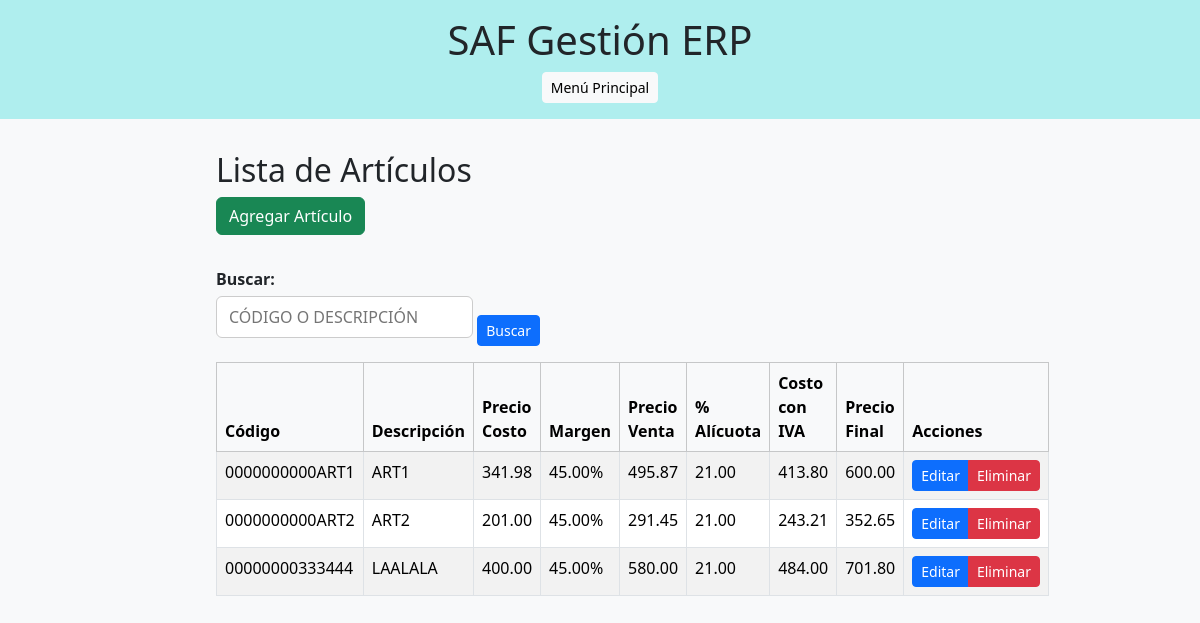
The page /lista/ on the database as committed earlier.
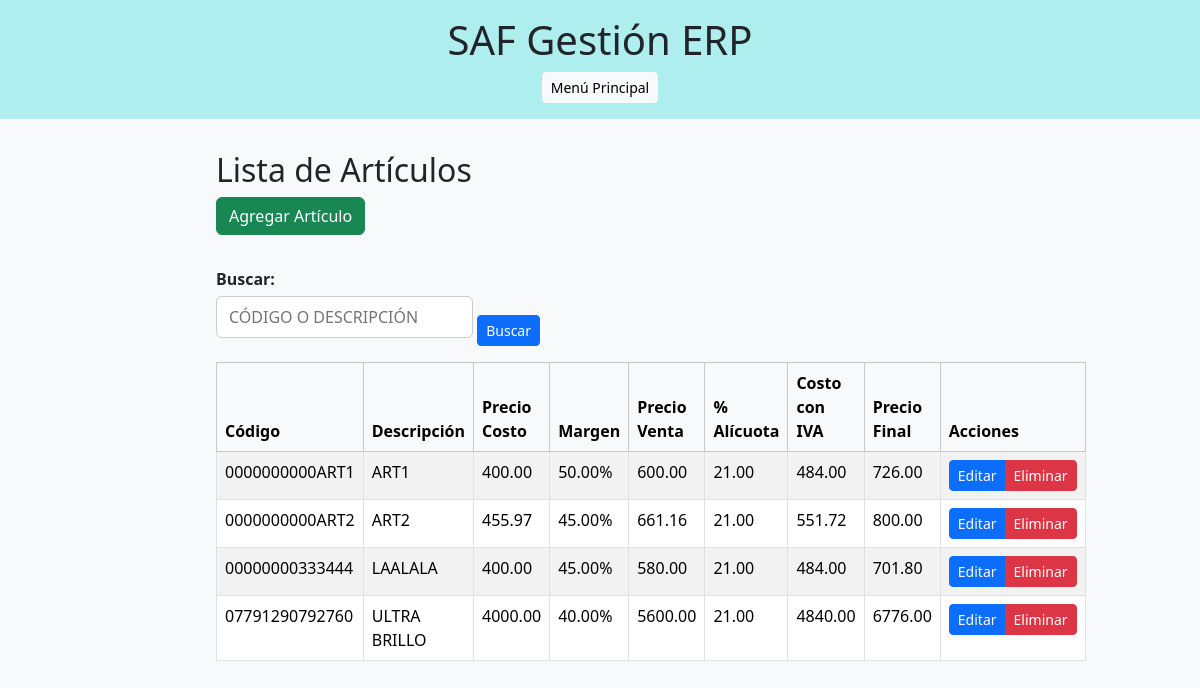
The same page on the database as committed later.
### articulos/models.py (models this page shows, shortened)
class UpperCaseMixin:
    def save(self, *args, **kwargs):
        for field in self._meta.fields:
            if isinstance(field, models.CharField) and getattr(self, field.name):
                setattr(self, field.name, getattr(self, field.name).upper())
        super().save(*args, **kwargs)

class Articulo(UpperCaseMixin, models.Model):
    codart = models.CharField(
        "Código",
        max_length=14,
        unique=True,
        validators=[
            RegexValidator(
                regex=r'^[A-Z0-9]+$',
                message='Solo se permiten letras mayúsculas y números.'
            )
        ],
        help_text='14 caracteres, se completa con ceros a la izquierda.'
    )
    descrip = models.CharField("Descripción", max_length=80)
    marca = models.ForeignKey('Marca', on_delete=models.PROTECT, blank=True, null=True)
    rubro = models.ForeignKey('Rubro', on_delete=models.PROTECT, blank=True, null=True)
    subrubro = models.ForeignKey('Subrubro', on_delete=models.PROTECT, blank=True, null=True)
    precosto = models.DecimalField("Precio Costo", max_digits=12, decimal_places=2, validators=[MinValueValidator(0)])
    margen = models.DecimalField("Margen %", max_digits=6, decimal_places=2, default=0)
    ncodalic = models.ForeignKey('Alicuota', verbose_name="Código Alícuota", on_delete=models.PROTECT)
    alic = models.DecimalField("% Alícuota", max_digits=5, decimal_places=2, editable=False, null=True, default=0)
    costoiva = models.DecimalField("Costo con IVA", max_digits=12, decimal_places=2, null=True, default=0)
    preventa = models.DecimalField("Precio Venta (sin IVA)", max_digits=12, decimal_places=2, null=True, default=0)
    prefinal = models.DecimalField(
        "Precio Final (con IVA)",
        max_digits=12,
        decimal_places=2,
        null=True,
        default=0,
        blank=True,
        validators=[MinValueValidator(0)]
    )
    fecultmod = models.DateField(null=True, blank=True)
    modo_calculo = models.CharField(
        max_length=1,
        choices=[('C', 'Costo → Final'), ('F', 'Final → Costo')],
        default='C'
    )

### articulos/views.py (the view)
# urls.py: path('lista/', views.lista_articulos, name='lista_articulos'),
def lista_articulos(request):
    articulos = Articulo.objects.all().order_by('codart')
    q = request.GET.get('q', '')
    if q:
        articulos = articulos.filter(
            Q(codart__icontains=q) |
            Q(descrip__icontains=q)
        )
    return render(request, 'articulos/lista.html', {'articulos': articulos})

### articulos/templates/articulos/lista.html (shortened to what this page needs)
{% extends "articulos/base.html" %}
{% block content %}
<h2>Lista de Artículos</h2>
<a class="btn btn-success mb-3" href="{% url 'agregar_articulo' %}">Agregar Artículo</a>
<form method="get" class="mb-3">
  <label>Buscar:</label>
  <input type="text"
       name="q"
       id="buscar"
       value="{{ query }}"
       placeholder="CÓDIGO O DESCRIPCIÓN"
       maxlength="80"
       oninput="this.value = this.value.toUpperCase();">
  <button type="submit" class="btn btn-sm btn-primary">Buscar</button>
</form>
<table class="table table-striped table-bordered">
    <thead class="table-light">
        <tr>
            <th style="width: 120px;">Código</th>
            <th style="width: 35%;">Descripción</th>
            <th>Precio Costo</th>
            <th>Margen</th>
            <th>Precio Venta</th>
            <th>% Alícuota</th>
            <th>Costo con IVA</th>
            <th>Precio Final</th>
            <th style="width: 150px;">Acciones</th>
        </tr>
    </thead>
    <tbody>
        {% for articulo in articulos %}
        <tr>
            <td>{{ articulo.codart }}</td>
            <td>{{ articulo.descrip }}</td>
            <td>{{ articulo.precosto|floatformat:2 }}</td>
            <td>{{ articulo.margen|floatformat:2 }}%</td>
            <td>{{ articulo.preventa }}</td>
            <td>{{ articulo.alic }}</td>
            <td>{{ articulo.costoiva }}</td>
            <td>
                {% if articulo.prefinal %}
                    {{ articulo.prefinal|floatformat:2 }}
                {% else %}
                    -
                {% endif %}
            </td>
            <td>
                <div class="btn-group" role="group">
                    <a href="{% url 'modificar_articulo' articulo.id %}"
                       class="btn btn-sm btn-primary">Editar</a>
                    <a href="{% url 'eliminar_articulo' articulo.id %}"
                       class="btn btn-sm btn-danger"
                       onclick="return confirm('¿Está seguro que desea eliminar el artículo {{ articulo.descrip }}?');">
                        Eliminar
                    </a>
                </div>
            </td>
        </tr>
        {% empty %}
        <tr>
            <td colspan="9" class="text-center">No hay artículos cargados.</td>
        </tr>
        {% endfor %}
    </tbody>
</table>
{% endblock %}

### articulos/templates/articulos/base.html (shortened to what this page needs)
{% load static %}
<!DOCTYPE html>
<html lang="es">
<head>
	<link href="https://cdn.jsdelivr.net/npm/bootstrap@5.3.2/dist/css/bootstrap.min.css" rel="stylesheet">
    <link rel="stylesheet" href="{% static 'articulos/css/styles.css' %}">
</head>
<body>
    <header>
    <h1>SAF Gestión ERP</h1>
		<nav>
			<a href="{% url 'menu_principal' %}" class="btn btn-light btn-sm">
				 Menú Principal
			</a>
		</nav>
	</header>
	<main>
        {% block content %}
        {% endblock %}
    </main>
</body>
</html>

### articulos/static/articulos/css/styles.css (style rules this page uses)
body, input, button, label, textarea, select { font-family: 'Segoe UI', Arial, Helvetica, sans-serif !important; }
body { background-color: #f8f9fa; color: #212529; margin: 0; padding: 0; }
header { background-color: rgb(175, 238, 238); color: #212529; padding: 1rem 1.5rem; text-align: center; }
main { max-width: 800px; margin: 2rem auto; padding: 0 1rem; }
form label { display: block; margin-top: 1rem; font-weight: bold; }
form input[type="text"], form input[type="number"], form input[type="password"], form select, form textarea { font-size: 1rem; border: 1px solid #ccc; border-radius: 6px; padding: 0.5rem 0.75rem; transition: all 0.2s ease-in-out; width: auto; }
form input[type="submit"], form button { margin-top: 1.5rem; border: none; border-radius: 6px; padding: 0.6rem 1rem; background-color: #0078D7; color: #fff; cursor: pointer; transition: background-color 0.2s; }
#buscar { text-transform: uppercase; }

### articulos/templates/articulos/base.html (style rules this page uses)
body, input, select, textarea, button { font-family: 'Segoe UI', Tahoma, Geneva, Verdana, sans-serif; }

Rows that differ between the two databases and show on the page:
changed Articulo "0000000000ART1": precosto "341.98" → "400.00"; margen "45.00" → "50.00"; preventa "495.87" → "600.00"; costoiva "413.80" → "484.00"; prefinal "600.00" → "726.00"
changed Articulo "0000000000ART2": precosto "201.00" → "455.97"; preventa "291.45" → "661.16"; costoiva "243.21" → "551.72"; prefinal "352.65" → "800.00"
added Articulo: codart "07791290792760", descrip "ULTRA BRILLO", precosto "4000.00", margen "40.00", preventa "5600.00", alic "21.00", costoiva "4840.00", prefinal "6776.00"
